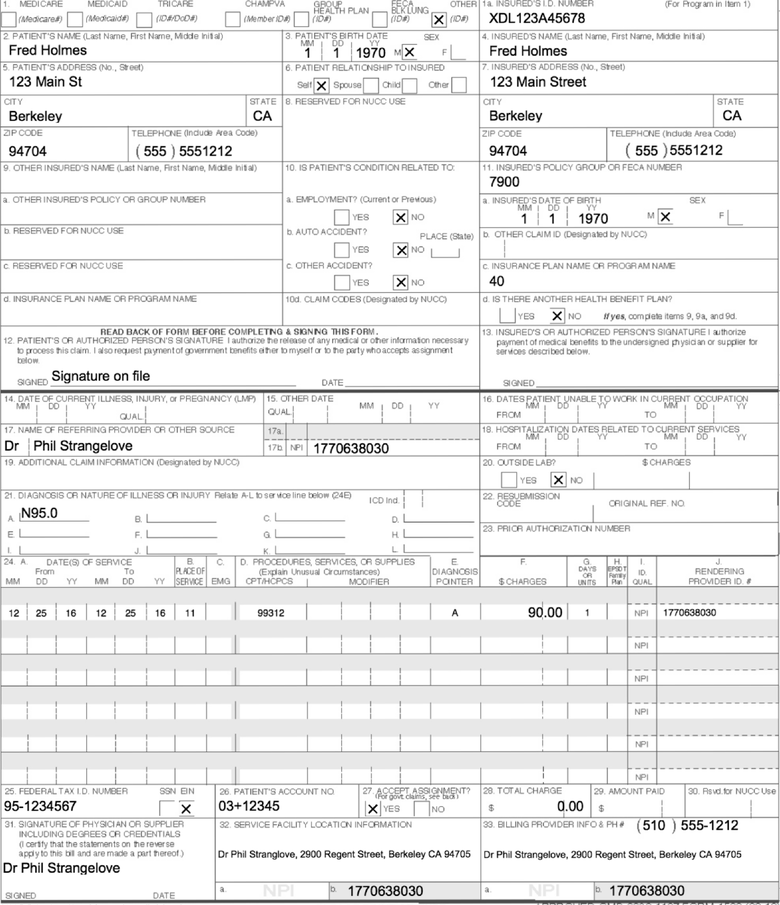
#> input picture Client/2017_05_CogEx/2017_07_R2Implementation/Sprint 5/USIproblemstatement/output.png, 780 x 905 px, shrunk from 2357 x 2734 before the run, found by its file name; the run also reads 1 picture not shown here
$ jupyter execute R2_extractinfo_usgref.ipynb   (Python 2 division)
#> lines starting #> are read from the running program, lines starting #| are printed output that depends on the picture
[cell 1]
# Setting up by importing all the relevant libraries
import os
import numpy as np
import cv2
import matplotlib.pyplot as plt
from scipy import misc

[cell 2]
# User Inputs
dir_name = r'C:\Users\ankuarora\Desktop\Client\2017_05_CogEx\2017_07_R2Implementation\Sprint 5\USIproblemstatement'
in_form = 'output.png'

[cell 3]
# Loading the incoming CMS1500 Form in the form of an array
img_form = cv2.imread(os.path.join(dir_name, in_form))
#> img_form is the input picture: shape (905, 780, 3); min 0, max 255, mean 237.3

# Converting the BGR image into a Grayscale image
img_form_gray = cv2.cvtColor(img_form, cv2.COLOR_BGR2GRAY)

# Checking details about the loaded image
# print(img_form_gray.shape, img_form_gray.size, img_form_gray.dtype)

[cell 4]
gray = cv2.bitwise_not(img_form_gray)
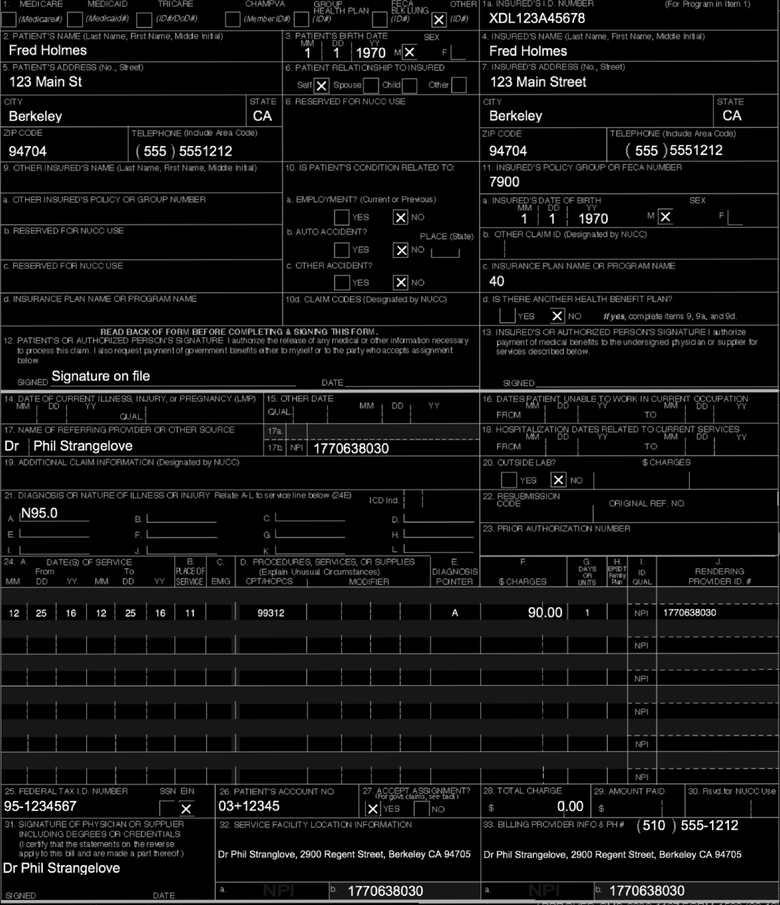
#> gray: shape (905, 780); min 0, max 255, mean 17.7
coords = np.column_stack(np.where(gray > 0))
#> coords = 318325 pairs, first value 0 to 904, second value 0 to 779
angle = cv2.minAreaRect(coords)[-1]
#> angle = -90
print angle
#| -90.0

# the `cv2.minAreaRect` function returns values in the range [-90, 0); as the rectangle rotates clockwise the
# returned angle trends to 0 -- in this special case we need to add 90 degrees to the angle
if angle < -45:
    angle = -(90 + angle)
#> angle = 0
# otherwise, just take the inverse of the angle to make it positive
else:
    angle = -angle

# rotate the image to deskew it
(h, w) = img_form_gray.shape[:2]
#> h = 905; w = 780
center = (w // 2, h // 2)
#> center = (390, 452)
M = cv2.getRotationMatrix2D(center, angle, 1.0)
#> M = [[1, 0, 0], [0, 1, 0]]
rotated = cv2.warpAffine(img_form_gray, M, (w, h), flags=cv2.INTER_CUBIC, borderMode=cv2.BORDER_REPLICATE)

[cell 5]
# Loading the reference markers
img_ref = cv2.imread(os.path.join(dir_name, "marker_template_to_be_identified.png"))
img_ref_gray = cv2.cvtColor(img_ref, cv2.COLOR_BGR2GRAY)
misc.toimage(img_ref_gray)

### Template Match starts

[cell 6]
scales = np.arange(0.5, 2.0, 0.1)
print scales

[cell 7]
scale_large = 0.0
scale_small = 0.0
max_corr = 0.0
for i in scales:
    for j in scales:
        large_image = cv2.resize(rotated,None,fx=i, fy=i, interpolation = cv2.INTER_CUBIC)
        small_image = cv2.resize(img_ref_gray,None,fx=j, fy=j, interpolation = cv2.INTER_CUBIC)

        method = cv2.TM_CCOEFF_NORMED
        result = cv2.matchTemplate(small_image, large_image, method)
        _,mx,_,mxLoc = cv2.minMaxLoc(result)
        print i, j, mx, mxLoc
        if mx > max_corr:
            scale_large = i
            scale_small = j
            max_corr = mx
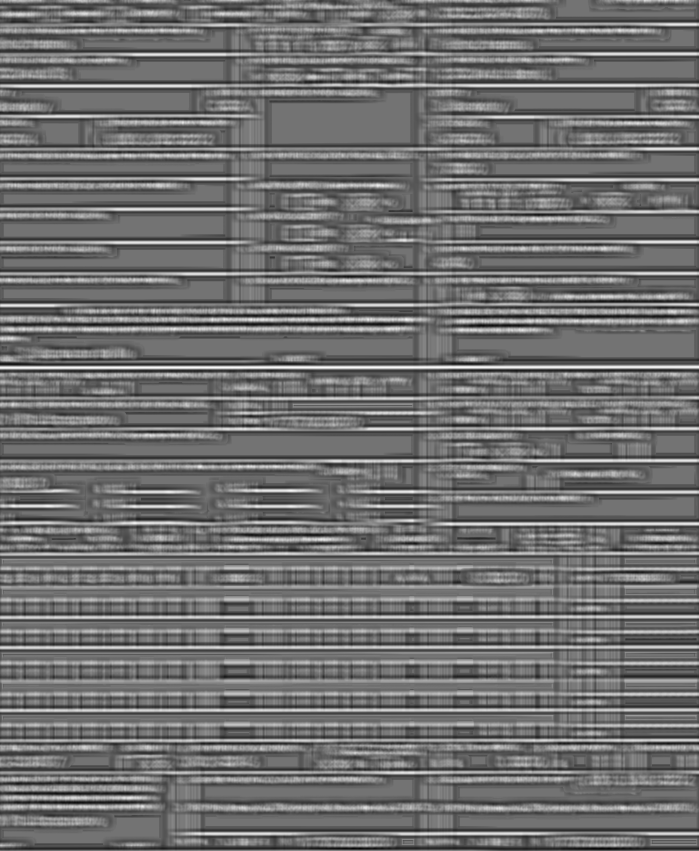
#> result: shape (1701, 1398) float32 (shown at 1/2 size); min -0.568, max 0.688, mean -0.0152; drawn with min black and max white
#> after the loop, max_corr = 0.816; scale_large = 1.5; scale_small = 0.7

print scale_large, scale_small, max_corr

[cell 8]
large_image = cv2.resize(rotated,None,fx=scale_large, fy=scale_large, interpolation = cv2.INTER_CUBIC)
small_image = cv2.resize(img_ref_gray,None,fx=scale_small, fy=scale_small, interpolation = cv2.INTER_CUBIC)

[cell 9]
# Finding marker positions in the incoming form
# small_image = img_ref_gray
# large_image = res

method = cv2.TM_CCOEFF_NORMED
result = cv2.matchTemplate(small_image, large_image, method)
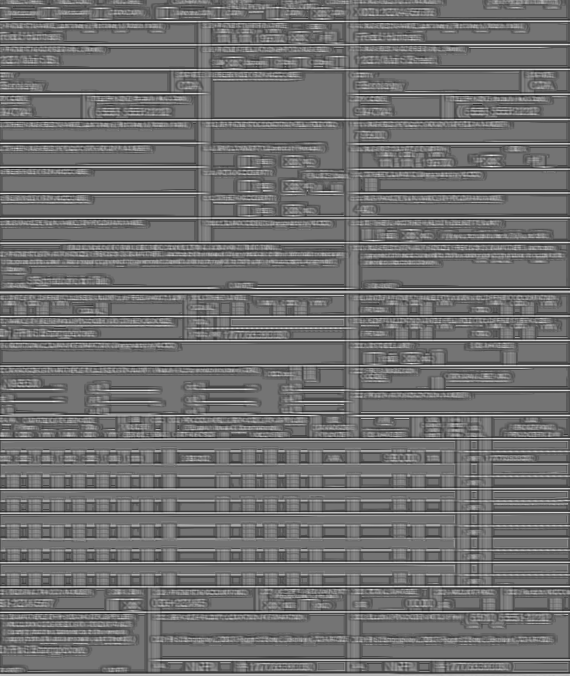
#> result: shape (1351, 1140) float32 (shown at 1/2 size); min -0.684, max 0.816, mean -0.0188; drawn with min black and max white
_,mx,_,mxLoc = cv2.minMaxLoc(result)
#> mx = 0.816; mxLoc = (201, 38)

[cell 10]
# print mnLoc
print mx

[cell 11]
h, w = small_image.shape
#> h = 7; w = 31
x, y = mxLoc
#> x = 201; y = 38
print x, y, h, w

[cell 12]
top_left = mxLoc
#> top_left = (201, 38)
bottom_right = (x + w, y + h)
#> bottom_right = (232, 45)
# misc.toimage(large_image[y:y+h,x:x+w])
misc.toimage(cv2.rectangle(large_image, top_left, bottom_right, (0,0,255), 5))
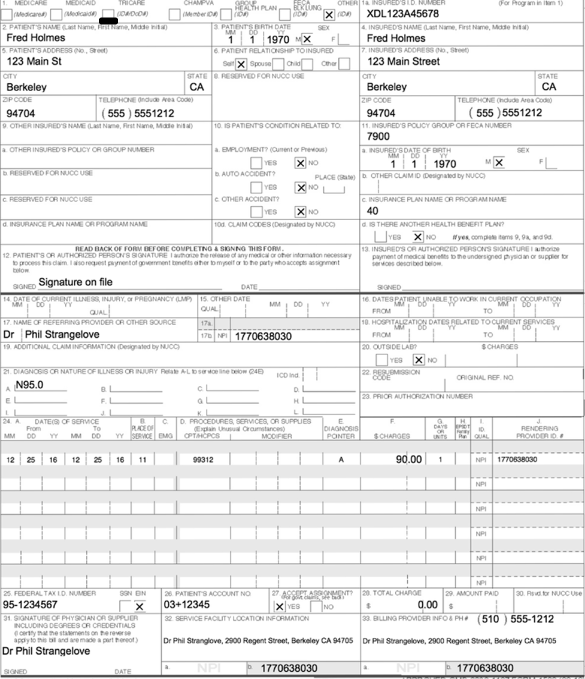
#> Out: PIL image 1170x1357 L (shown at 1/2 size); min 0, max 255, mean 236.9
